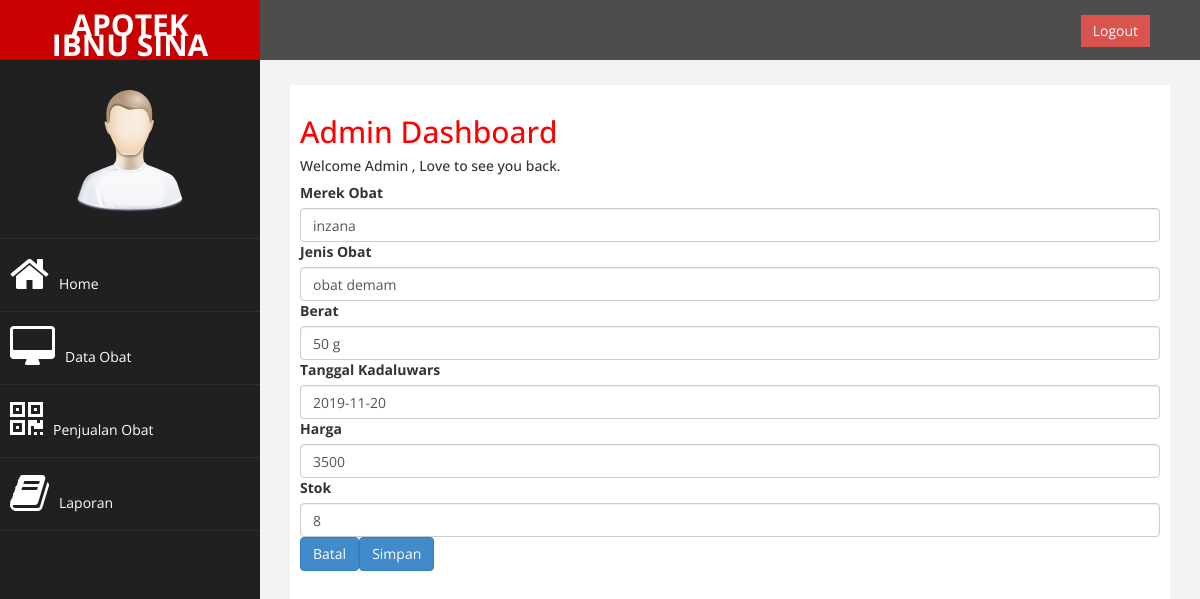
/hal.php?module=edit&kode=999 (signed in), run on the app's committed database.
### tables this page shows
CREATE TABLE IF NOT EXISTS `obat` (
  `kode` int(5) NOT NULL,
  `nama` varchar(225) NOT NULL,
  `jenis` varchar(225) NOT NULL,
  `berat` varchar(225) NOT NULL,
  `kadaluwarsa` date NOT NULL,
  `harga` int(11) NOT NULL,
  `stok` int(5) NOT NULL,
  PRIMARY KEY (`kode`)
);

### function.php (called while the page is built, shortened)
<?php
class apotek{
	public $conn;
	function koneksi($host,$username,$password,$dbname){
		$this->conn = mysqli_connect($host,$username,$password,$dbname);
            return ($this->conn);
	}
	function query($query){
		$hasil=mysqli_query($this->conn,$query);
		$rows = [];
		while ($row  = mysqli_fetch_array($hasil)){
			$rows[] = $row;
		}
		return $rows;
	}
		function ubahobat($kode){
		$query="SELECT `nama`,`jenis`,`berat`,`kadaluwarsa`,`harga`,`stok` FROM `obat` where `kode`=$kode";
		return $this->query($query);
		}
}
?>

### module/edit.php (the view, shortened to what this page needs)
<?php
    require "function.php";
    $object = new apotek();
    $object->koneksi("localhost","root","","apotek");
    $kode = $_GET['kode'];
    $obat=$object->ubahobat($kode);
    foreach ($obat as $obat) {
    $nama=$obat['nama'];
    $jenis=$obat['jenis'];
    $berat=$obat['berat'];
    $kadaluwarsa=$obat['kadaluwarsa'];
    $harga=$obat['harga'];
    $stok=$obat['stok'];
}
 ?>
<html>
<head>
</head>
<body>
	<form action="?module=simpanubah" method="POST">
<table>
                                            <label>Merek Obat</label>
                                            <input class="form-control" name="nama" value="<?php echo $nama;?>" />
                                            <label>Jenis Obat</label>
                                            <input class="form-control" name="jenis" value="<?php echo $jenis;?>"/>
                                            <label>Berat</label>
                                            <input class="form-control" name="berat" value="<?php echo $berat;?>"/>
                                            <label>Tanggal Kadaluwars</label>
                                            <input class="form-control" name="kadaluwarsa" value="<?php echo $kadaluwarsa;?>"/>
                                            <label>Harga</label>
                                            <input class="form-control" name="harga" value="<?php echo $harga;?>" />
                                            <label>Stok</label>
                                            <input class="form-control" name="stok" value="<?php echo $stok;?>"/>
                                            <input type="reset" name="" value="Batal" class="btn btn-primary">
                                            <input type="submit" name="" value="Simpan" class="btn btn-primary">
</table>
	</form>
</body></html>

### assets/css/custom.css (style rules this page uses)
body { font-family: 'Open Sans', sans-serif; }

### data on the page
obat: nama "inzana", jenis "obat demam", berat "50 g", kadaluwarsa "2019-11-20", harga "3500", stok "8"
